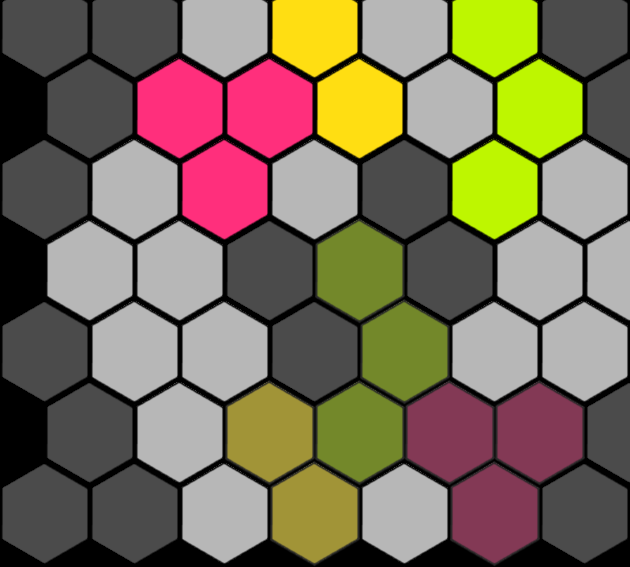

The image is a tile-based game level rendered from a .tmx file. Its description and complete source (layers, tilesets, objects, tile grids) follow:
An orthogonal 14x7 tile map with 45x81 px tiles, 1 tile layer (Tile Layer 1).

<map version="1.0" orientation="orthogonal" renderorder="right-down" width="14" height="7" tilewidth="45" tileheight="81">
 <tileset firstgid="1" name="Tile" tilewidth="90" tileheight="106">
  <image source="../images/Tile.png" width="720" height="212" />
 </tileset>
 <layer name="Tile Layer 1" width="14" height="7">
  <data>
   <tile gid="1" />
   <tile gid="0" />
   <tile gid="1" />
   <tile gid="0" />
   <tile gid="2" />
   <tile gid="0" />
   <tile gid="3" />
   <tile gid="0" />
   <tile gid="2" />
   <tile gid="0" />
   <tile gid="5" />
   <tile gid="0" />
   <tile gid="1" />
   <tile gid="0" />
   <tile gid="0" />
   <tile gid="1" />
   <tile gid="0" />
   <tile gid="4" />
   <tile gid="0" />
   <tile gid="4" />
   <tile gid="0" />
   <tile gid="3" />
   <tile gid="0" />
   <tile gid="2" />
   <tile gid="0" />
   <tile gid="5" />
   <tile gid="0" />
   <tile gid="1" />
   <tile gid="1" />
   <tile gid="0" />
   <tile gid="2" />
   <tile gid="0" />
   <tile gid="4" />
   <tile gid="0" />
   <tile gid="2" />
   <tile gid="0" />
   <tile gid="1" />
   <tile gid="0" />
   <tile gid="5" />
   <tile gid="0" />
   <tile gid="2" />
   <tile gid="0" />
   <tile gid="0" />
   <tile gid="2" />
   <tile gid="0" />
   <tile gid="2" />
   <tile gid="0" />
   <tile gid="1" />
   <tile gid="0" />
   <tile gid="13" />
   <tile gid="0" />
   <tile gid="1" />
   <tile gid="0" />
   <tile gid="2" />
   <tile gid="0" />
   <tile gid="2" />
   <tile gid="1" />
   <tile gid="0" />
   <tile gid="2" />
   <tile gid="0" />
   <tile gid="2" />
   <tile gid="0" />
   <tile gid="1" />
   <tile gid="0" />
   <tile gid="13" />
   <tile gid="0" />
   <tile gid="2" />
   <tile gid="0" />
   <tile gid="2" />
   <tile gid="0" />
   <tile gid="0" />
   <tile gid="1" />
   <tile gid="0" />
   <tile gid="2" />
   <tile gid="0" />
   <tile gid="11" />
   <tile gid="0" />
   <tile gid="13" />
   <tile gid="0" />
   <tile gid="12" />
   <tile gid="0" />
   <tile gid="12" />
   <tile gid="0" />
   <tile gid="1" />
   <tile gid="1" />
   <tile gid="0" />
   <tile gid="1" />
   <tile gid="0" />
   <tile gid="2" />
   <tile gid="0" />
   <tile gid="11" />
   <tile gid="0" />
   <tile gid="2" />
   <tile gid="0" />
   <tile gid="12" />
   <tile gid="0" />
   <tile gid="1" />
   <tile gid="0" />
  </data>
 </layer>
</map>
